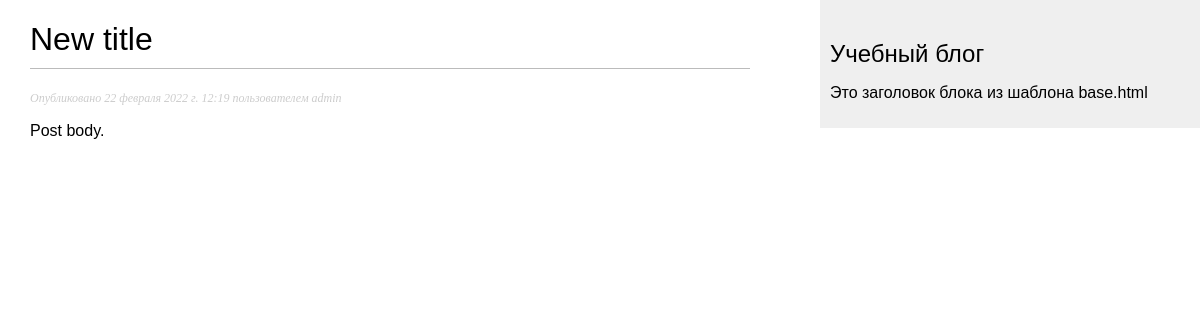
/2022/2/22/another-post/, run on an earlier commit of the app's database.
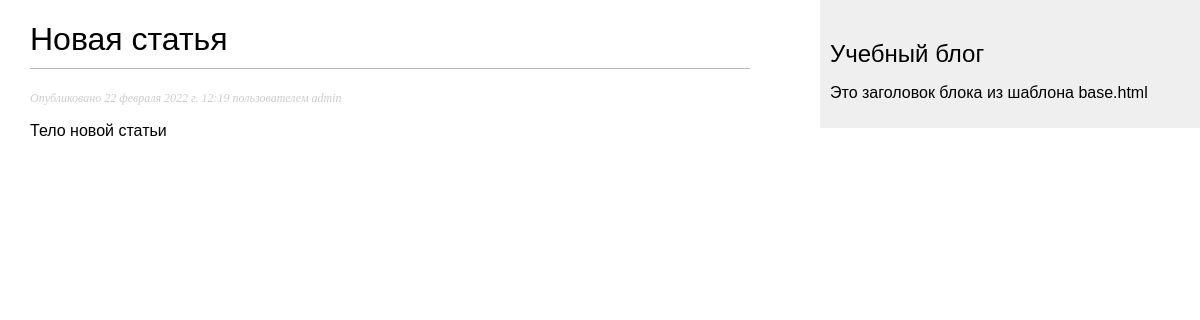
And on a later commit of the database.
### blog/models.py (models this page shows, shortened)
class Post(models.Model):
    STATUS_CHOICES = (
                        ('draft', 'Draft'),
                        ('published', 'Published'),
    )
    title = models.CharField(max_length=250)
    slug = models.SlugField(max_length=250, unique_for_date='publish')
    author = models.ForeignKey(User, on_delete=models.CASCADE, related_name='blog_posts')
    body = models.TextField()
    publish = models.DateTimeField(default=timezone.now)
    created = models.DateTimeField(auto_now_add=True)
    updated = models.DateTimeField(auto_now=True)
    status = models.CharField(max_length=10, choices=STATUS_CHOICES, default='draft')
    objects = models.Manager()      # Менеджер по умолчанию.
    published = PublishedManager()  # Наш новый менеджер.
    class Meta:
        ordering = ('-publish',)

### blog/views.py (the view)
# urls.py: path('<int:year>/<int:month>/<int:day>/<slug:post>/', views.post_detail, name='post_detail'),
def post_detail(request, year, month, day, post):
    post = get_object_or_404(Post,
                             slug=post,
                             status='published',
                             publish__year=year,
                             publish__month=month,
                             publish__day=day
                             )
    return render(request, 'blog/post/detail.html', {'post': post})

### templates/blog/post/detail.html (shortened to what this page needs)
{% extends "blog/base.html" %}
{% block content %}
    <h1>{{ post.title }}</h1>
    <p class="date">Опубликовано {{ post.publish }} пользователем {{ post.author }}</p>
    {{ post.body|linebreaks }}
{% endblock %}

What changed in the data, as far as the page shows it:
changed Post "admin": title "New title" → "Новая статья"; body "Post body." → "Тело новой статьи"
